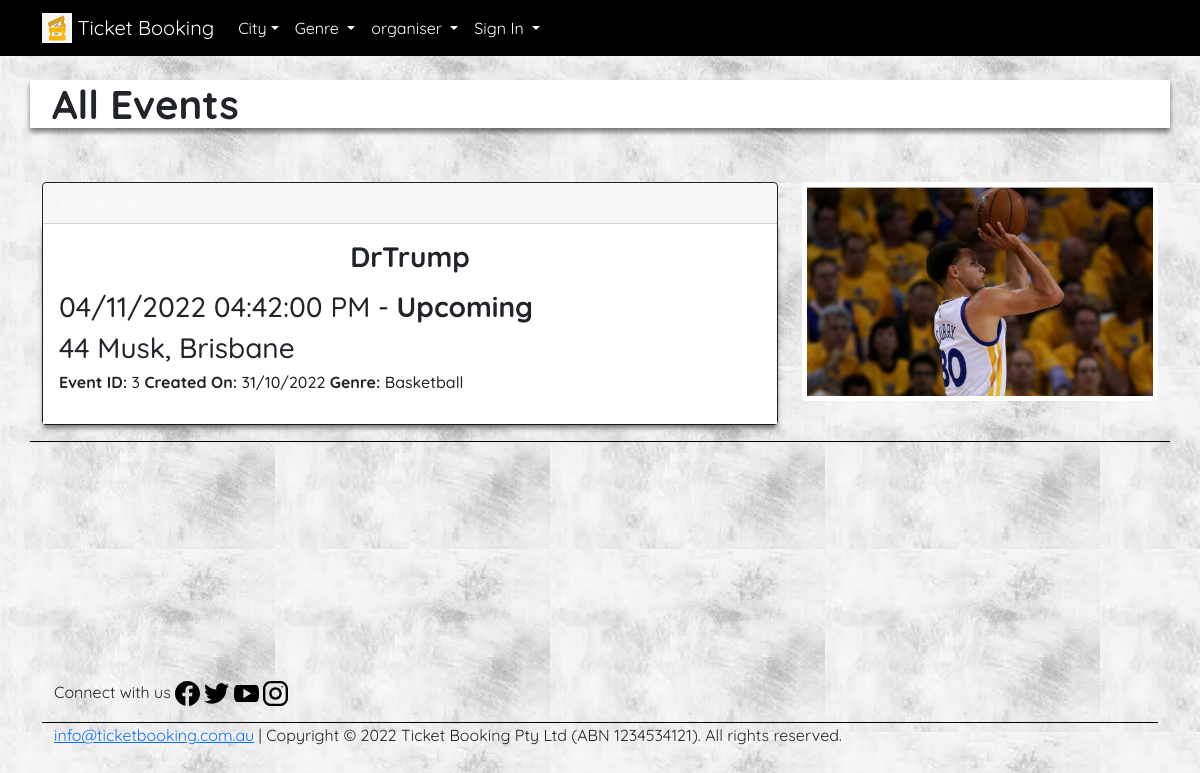
/events/view_all, run on the app's committed database.
### website/models.py (models this page shows, shortened)
class Event(db.Model):
    __tablename__ = 'events'
    id = db.Column(db.Integer, primary_key=True, nullable=False)
    title = db.Column(db.String(100), index=True, unique=True, nullable=False)
    date = db.Column(db.DateTime, nullable=False)
    headliner = db.Column(db.String(80), index=True, nullable=False)
    venue = db.Column(db.String(80), nullable=False)
    description = db.Column(db.String(2000), nullable=False)
    image = db.Column(db.String(400), default='/static/images/live.jpg')
    total_tickets = db.Column(db.Integer, nullable=False)
    tickets_booked = db.Column(db.Integer, default=0, nullable=False)
    tickets_remaining = db.Column(db.Integer, nullable=False)
    price = db.Column(db.Float, nullable=False)
    event_status = db.Column(db.Enum(EventStatus))
    event_genre = db.Column(db.Enum(EventGenre))
    event_city = db.Column(db.Enum(EventCity))
    created_on = db.Column(db.DateTime, default=datetime.now())
    comments = db.relationship('Comment', backref='event')
    users = db.relationship('User', backref='event')
    booking = db.relationship('Booking', backref='event', viewonly=True)
    user_id = db.Column(db.Integer, db.ForeignKey('users.id'), nullable=False)

### website/events.py (the view)
@eventbp.route('/view_all')
def view_all_events():
    events = Event.query.filter(Event.event_status != 'INACTIVE').all()
    return render_template('events/view_events.html', heading='All Events', events=events)

### website/templates/events/view_events.html
{% extends 'base.html' %}
{% block content %}
<div id='page-container' class="container">
  <div class='row'>
    <h1>{{heading.title()}}</h1>
  </div>
  {% if events|length == 0 %}
  <h5>There aren't any events to see here!</h5>
  {% else %}
  {% for event in events %}
  <br>
  <div class='row border-bottom'>
    <div class='col-sm-12 col-md-6 col-lg-8'>
      <div class="card border-dark mb-3">
        <div class="card-header">{{loop.index}}. <a id='card-header'
            href='{{url_for("events.show", id=event.id)}}'>{{event.title}}</a>
        </div>
        <div class="card-body text-dark">
          <h3 class="card-title"><strong>{{event.headliner}}</strong></h3>
          <p class="card-text">
          <h3>{{event.date.strftime('%d/%m/%Y %I:%M:%S %p')}} - <strong>{{event.event_status.name.title()}}</strong></h3>
          <h3>{{event.venue}}, {{event.event_city.name.title()}}</h3>
          <h6><strong>Event ID: </strong>{{event.id}}<strong> Created On:
            </strong>{{event.created_on.strftime('%d/%m/%Y')}} <strong>Genre:
            </strong>{{event.event_genre.name.title()}}</h6>
          </p>
        </div>
      </div>
    </div>
    <div class='col-sm-12 col-md-6 col-lg-4'>
      <img src='{{event.image}}' id='history-image' class='float-lg-end img-fluid img-thumbnail rounded'>
    </div>
  </div>
  {% endfor %}
  {% endif %}
</div>
{% endblock %}

### website/static/css/style.css (style rules this page uses)
html, body { font-family: "Quicksand", sans-serif; }
body { background-image: url("/static/images/bkgnd.png"); }
h1 { font-weight: 900; border-left: 10px solid #ffffff; padding-left: 10px; margin-bottom: 30px; background-color: rgb(255, 255, 255); box-shadow: 0 4px 5px rgb(0 0 0 / 0.5); }
.card-body { background-color: rgb(255, 255, 255); box-shadow: 0 4px 5px rgb(0 0 0 / 0.5); }
.card-title { width: 100%; text-align: center; }
.card-header, #card-header { color:#fffafa; }
.border-dark { background-color: #ffffff; }
.border-bottom { border-bottom: 1px solid #000000 !important; }
.img-thumbnail { border-color: #ffffff; }
#page-container { min-height: 70vh; }
#history-image { max-height: 240px; object-fit: cover; background-size: cover; background-position: center center; }

### data on the page
Event: headliner "DrTrump", date "04/11/2022 04:42:00 PM", event_status.name "Upcoming", venue "44 Musk", event_city.name "Brisbane", id "3", created_on "31/10/2022", event_genre.name "Basketball", image (picture)

### other printed values
{{ heading.title() }} "All Events"
